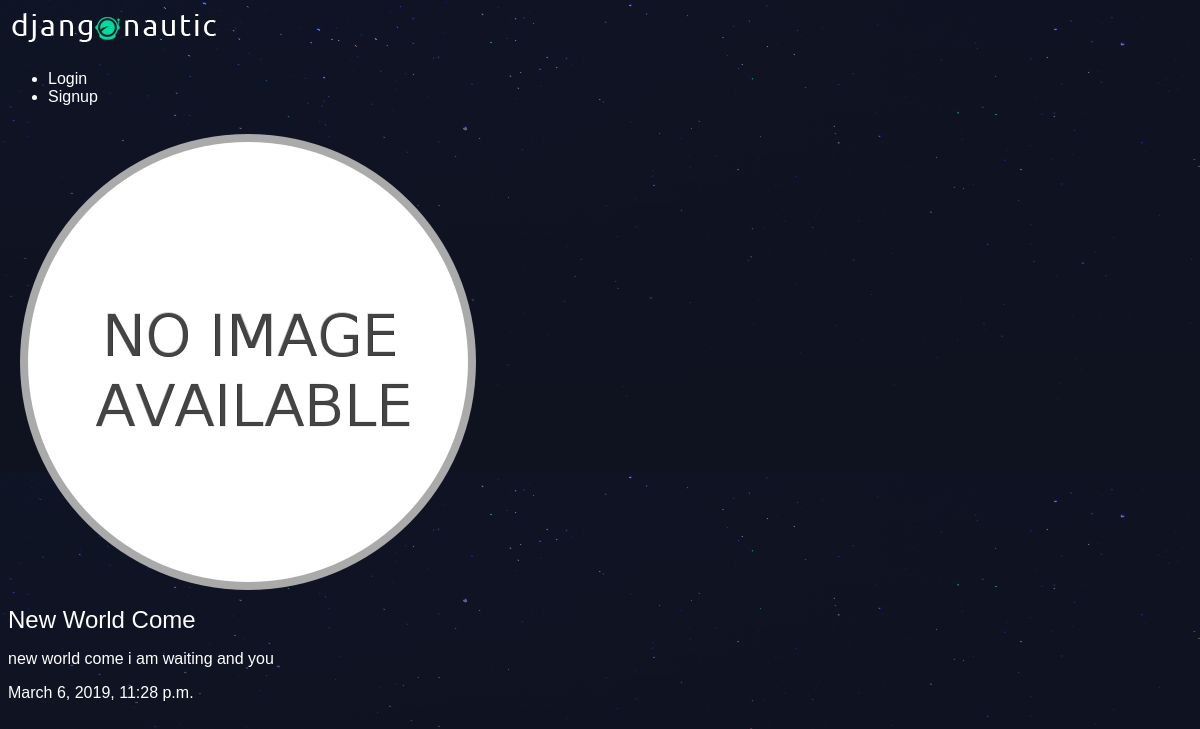
The app's page /articles/new-world-come/ with its own data.
### articles/models.py (models this page shows, shortened)
class Article(models.Model):
    title = models.CharField(max_length=100)
    slug = models.SlugField()
    body = models.TextField()
    date = models.DateTimeField(auto_now_add=True)
    thumb = models.ImageField(default='default.png', blank=True)
    author = models.ForeignKey(User, default=None, on_delete=models.CASCADE)

### articles/views.py (the view)
# urls.py: path('<slug>/', views.article_details, name="details")
def article_details(request, slug):
    article = Article.objects.get(slug=slug)
    return render(request, 'articles/article_detail.html', {'article': article})

### articles/templates/articles/article_detail.html
{% extends 'base.html' %}
{% block content %}
    <div class="article-detail">
        <div class="article">
            <img src="{{ article.thumb.url }}" alt="">
            <h2>{{ article.title }}</h2>
            <p>{{ article.body }}</p>
            <p>{{ article.date }}</p>
        </div>
    </div>
{% endblock %}

### assets/style.css (style rules this page uses)
body { background-color: #0f121f; background-image: url(/static/stars.png); background-repeat-y: no-repeat; color: #fff; }
body * { font-family: Ubuntu, sans-serif; }
h1, h2, h3, h4, h5 { font-weight: normal; margin: 0; }

### records on screen
Article: thumb (placeholder picture), title "New World Come", body "new world come i am waiting and you", date "March 6, 2019, 11:28 p.m."
